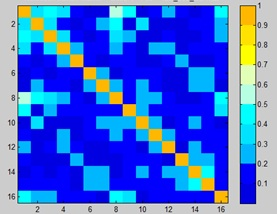
#> input picture w.jpg, 277 x 214 px
$ python lab1.py
#> lines starting #> are read from the running program, lines starting #| are printed output that depends on the picture
#!/usr/bin/env python3
from PIL import Image, ImageFilter
import numpy as np
import sys

def convolution(image, kernel_matrix, kernel_dimensions):
    output=np.zeros_like(image) ## creating a null output
    image_padded=np.zeros((image.shape[0]+kernel_dimensions-1, image.shape[1]+kernel_dimensions-1, 3)) ## I'm adding kernel dimension-1 padding of zeros to the image to handle border convolution ## this generalizes it as any kernel can be used then
    image_padded[1:-(kernel_dimensions-2), 1:-(kernel_dimensions-2)]=image ##getting rest of the data from the image
    for i in range(image.shape[1]):
        for j in range(image.shape[0]):
            ## now I'm convolution over each red, green and blue pixel this automatically crops thepadded edges after computing it
            red=((kernel_matrix * image_padded[j:j+kernel_dimensions, i:i+kernel_dimensions, 0]).sum())
            green=((kernel_matrix * image_padded[j:j+kernel_dimensions, i:i+kernel_dimensions, 1]).sum())
            blue=((kernel_matrix * image_padded[j:j+kernel_dimensions, i:i+kernel_dimensions, 2]).sum())
            output[j,i,0]=red
            output[j,i,1]=blue
            output[j,i,2]=green
    return Image.fromarray(output)

##main driver code
im=Image.open("w.jpg")
#> im is the input picture: PIL image 277x214 RGB; mean R, G, B 68.1, 109.7, 215.7
kernel_matrix1=np.array([[0,0,0],[0,1,0],[0,0,0]])
kernel_matrix2=np.array([[0.111111,0.111111,0.111111],[0.111111,0.111111,0.111111],[0.111111,0.111111,0.111111]])
kernel_matrix3=np.array([[0.003,0.013,0.022,0.013,0.003],[0.013,0.059,0.097,0.059,0.013],[0.022,0.097,0.159,0.097,0.022],[0.013,0.059,0.097,0.059,0.013],[0.003,0.013,0.022,0.013,0.003]])
kernel_matrix4_temp=np.array([[0,0,0,0,0],[0,0,0,0,0],[0,0,1,0,0],[0,0,0,0,0],[0,0,0,0,0]])
alpha=0.5
temp_mat_value=1+alpha
kernel_matrix4=np.array(np.subtract(temp_mat_value*kernel_matrix4_temp, kernel_matrix3))

#orignal image
im.show()

#identity kernel
result=convolution(np.array(im),kernel_matrix1,3)
#> in convolution, `image_padded[1:-(kernel_dimensions-2), 1:-(kernel_dimensions-2)]=image`:
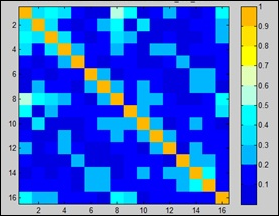
#> image_padded: shape (216, 279, 3) float64; mean of channels 0, 1, 2 67, 107.9, 212.2; drawn as R, G, B
#> after the loop in convolution, `for i in range(image.shape[1]):`:
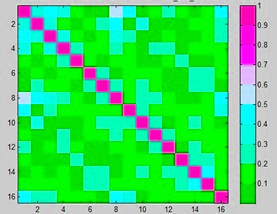
#> output: shape (214, 277, 3); mean of channels 0, 1, 2 68.1, 215.7, 109.7; drawn as R, G, B
result.save('Identity_kernel.jpeg')
result.show()

#box blur kernel
result=convolution(np.array(im),kernel_matrix2,3)
#> call 2 of convolution, with kernel_matrix = array of shape (3, 3), kernel_dimensions = 3
#> after the loop in convolution (call 2), `for i in range(image.shape[1]):`:
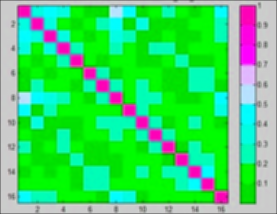
#> output: shape (214, 277, 3); mean of channels 0, 1, 2 66.4, 214, 108; drawn as R, G, B
result.save('box_blur_filter.jpeg')
result.show()

#gaussian kernel
result=convolution(np.array(im),kernel_matrix3,5)
#> call 3 of convolution, with kernel_matrix = array of shape (5, 5), kernel_dimensions = 5
#> in convolution (call 3), `image_padded[1:-(kernel_dimensions-2), 1:-(kernel_dimensions-2)]=image`:
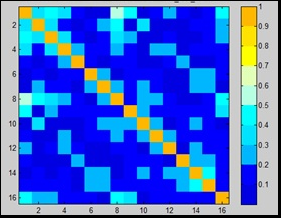
#> image_padded: shape (218, 281, 3) float64; mean of channels 0, 1, 2 65.9, 106.1, 208.8; drawn as R, G, B
#> after the loop in convolution (call 3), `for i in range(image.shape[1]):`:
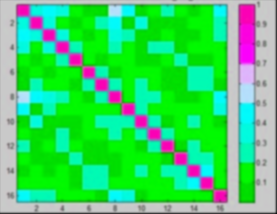
#> output: shape (214, 277, 3); mean of channels 0, 1, 2 64.9, 210.6, 106; drawn as R, G, B
result.save('approximated_gaussian_filter.jpeg')
result.show()

#sharpening kernel
result=convolution(np.array(im),kernel_matrix4,5)
#> call 4 of convolution, with kernel_matrix = array of shape (5, 5), kernel_dimensions = 5
#> after the loop in convolution (call 4), `for i in range(image.shape[1]):`:
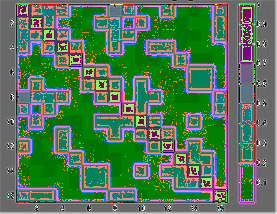
#> output: shape (214, 277, 3); mean of channels 0, 1, 2 83.2, 118.8, 88.1; drawn as R, G, B
result.save('sharpening_filter.jpeg')
result.show()

############using pillow filtering libraries:
##identity kernel
result=im.filter(ImageFilter.Kernel((3,3),[0,0,0,0,1,0,0,0,0]))
result.save('identity_kernel_direct.jpeg')
result.show()

##box blur filter filter
result=im.filter(ImageFilter.Kernel((3,3),[0.111111,0.111111,0.111111,0.111111,0.111111,0.111111,0.111111,0.111111,0.111111]))
result.save('box_blur_filter_direct.jpeg')
result.show()

##approximated gaussian filter
result=im.filter(ImageFilter.Kernel((5,5),[0.003,0.013,0.022,0.013,0.003,0.013,0.059,0.097,0.059,0.013,0.022,0.097,0.159,0.097,0.022,0.013,0.059,0.097,0.059,0.013,0.003,0.013,0.022,0.013,0.003]))
result.save('approximated_gaussian_filter_direct.jpeg')
result.show()

##sharpening filter
result=im.filter(ImageFilter.Kernel((5,5),[-0.003, -0.013, -0.022, -0.013, -0.003,-0.013, -0.059, -0.097, -0.059, -0.013,-0.022, -0.097, 1.341, -0.097, -0.022,-0.013, -0.059, -0.097, -0.059, -0.013,-0.003, -0.013, -0.022, -0.013, -0.003]))
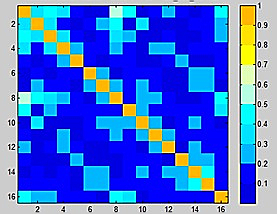
#> result: PIL image 277x214 RGB; mean R, G, B 69.4, 111.1, 214.2
result.save('sharpening_filter_direct.jpeg')
result.show()
